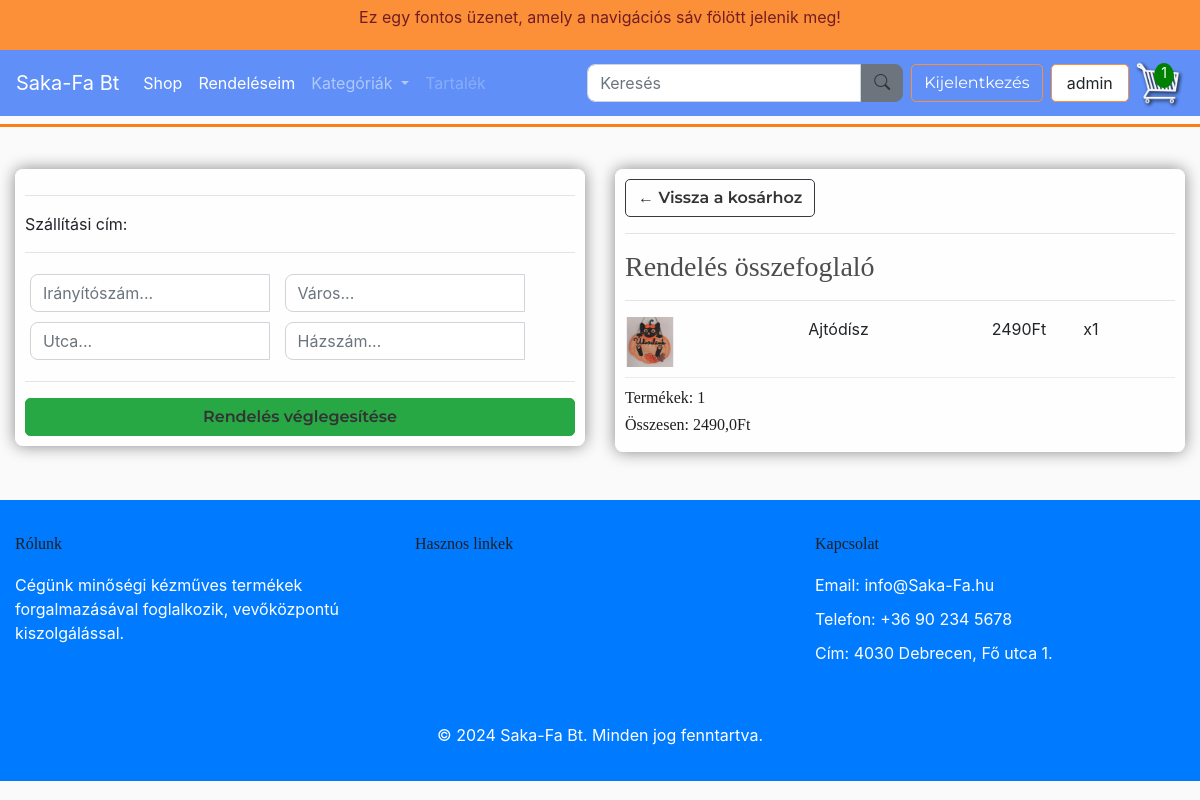
Before: /checkout/ (signed in) with the older database file.
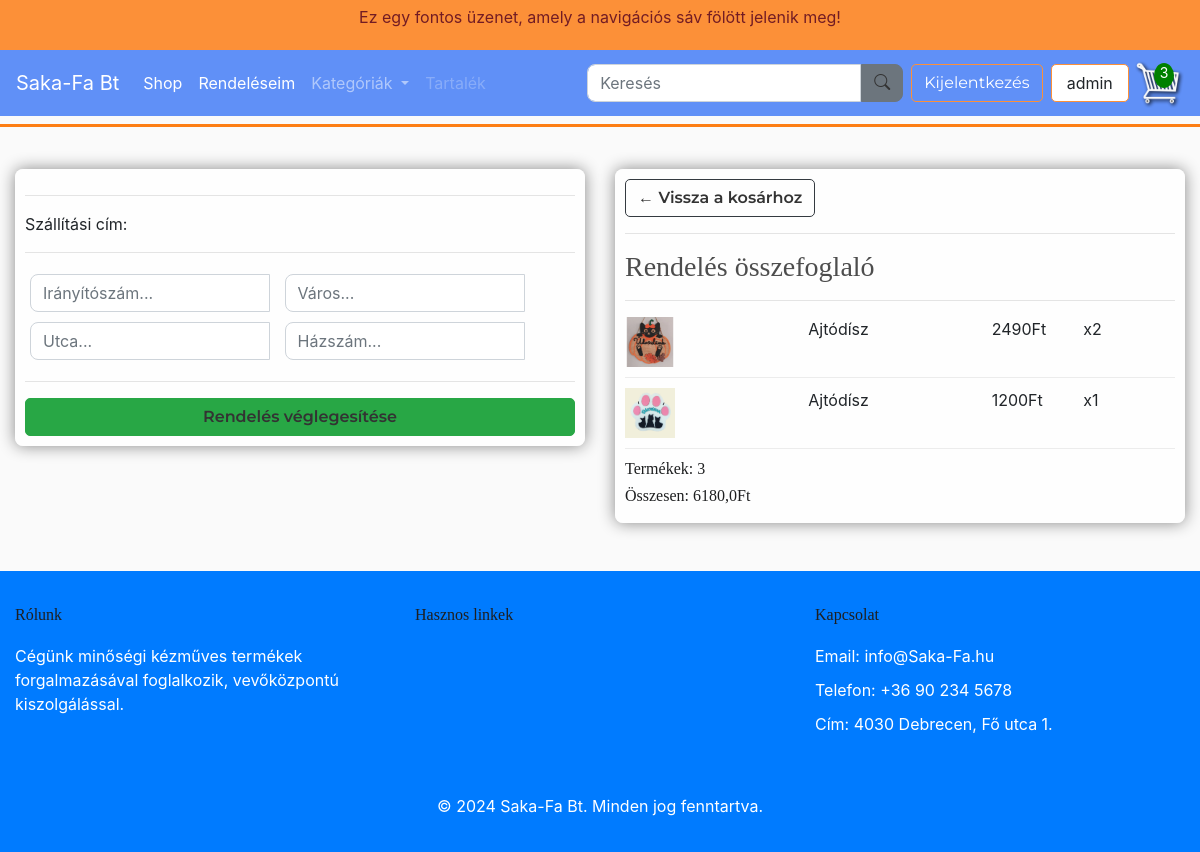
After: the same page with the newer database file.
### store/models.py (models this page shows, shortened)
class OrderItem(models.Model):
    product = models.ForeignKey(Product, on_delete=models.SET_NULL, null=True)
    order = models.ForeignKey(Order, on_delete=models.SET_NULL, null=True)
    quantity = models.IntegerField(default=0, null=True, blank=True)
    date_added = models.DateTimeField(auto_now_add=True)
    class Meta:
        verbose_name = "Rendelési tétel"
        verbose_name_plural = "Rendelési tételek"
    @property
    def get_total(self):
        if self.product and self.product.price is not None:
            return self.product.price * self.quantity
        return 0  # Visszatér 0, ha a termék nincs vagy a price null

class Product(models.Model):
    CATEGORY_CHOICES = [
        ('option1', 'FÁBÓL KÉSZÜLT'),
        ('option2', 'KÖTÖTT-HORGOLT'),
        ('option3', 'PÖTTYÖSCICA'),
        ('option4', 'TEXTIL'),
    ]
    name = models.CharField(max_length=200)
    price = models.FloatField()
    discount_percentage = models.FloatField(default=0)  # Kedvezmény százalék mező
    image = models.ImageField(null=True, blank=True)
    description = models.TextField(blank=True)
    category = models.CharField(max_length=10, choices=CATEGORY_CHOICES, default='option1')
    class Meta:
        verbose_name = "Termék"
        verbose_name_plural = "Termékek"
    @property
    def imageURL(self):
        try:
            url = self.image.url
        except:
            url = ''
        return url

class Order(models.Model):
    customer = models.ForeignKey(Customer, on_delete=models.SET_NULL, null=True, blank=True, verbose_name="Vásárló")
    date_order = models.DateTimeField(auto_now_add=True, verbose_name="Rendelés dátuma")
    complete = models.BooleanField(default=False, verbose_name="Befejezett")
    transaction_id = models.CharField(max_length=100, null=True, verbose_name="Tranzakció azonosító")
    discount_percentage = models.FloatField(default=0)
    class Meta:
        verbose_name = "Rendelés"
        verbose_name_plural = "Rendelések"
    @property
    def get_cart_total(self):
        orderitems = self.orderitem_set.all()
        total = sum([item.get_total for item in orderitems])
        return total
    @property
    def get_cart_items(self):
        orderitems = self.orderitem_set.all()
        total = sum([item.quantity for item in orderitems])
        return total

### store/views.py (the view)
# urls.py: path('checkout/', views.checkout, name="checkout"),
def checkout(request):
    data = cartData(request)
    context = {'items': data['items'], 'order': data['order'], 'cartItems': data['cartItems']}
    return render(request, 'store/checkout.html', context)

### store/views.py (called while the page is built)
def cartData(request):
    if request.user.is_authenticated:
        customer = request.user.customer
        orders = Order.objects.filter(customer=customer, complete=False)
        if orders.exists():
            order = orders.first()
            items = order.orderitem_set.all()
            cartItems = order.get_cart_items
        else:
            items = []
            cartItems = 0
            order = {'get_cart_total': 0, 'get_cart_items': 0}  # Üres kosár
    else:
        items = []
        cartItems = 0
        order = {'get_cart_total': 0, 'get_cart_items': 0}  # Üres kosár
    return {'cartItems': cartItems, 'order': order, 'items': items}

### store/templates/store/checkout.html (shortened to what this page needs)
{% extends 'store/main.html' %}
{% load static %}
{% block content %}
<div class="row">
    <div class="col-lg-6">
        <div class="box-element" id="form-wrapper">
            <form id="form">
                <div id="shipping-info">
                    <hr>
                    <p>Szállítási cím:</p>
                    <hr>
                    <div class="form-field">
                        <input required class="form-control" type="text" name="zipcode" placeholder="Irányítószám...">
                    </div>
                    <div class="form-field">
                        <input required class="form-control" type="text" name="city" placeholder="Város...">
                    </div>
                    <div class="form-field">
                        <input required class="form-control" type="text" name="address" placeholder="Utca...">
                    </div>
                    <div class="form-field">
                        <input required class="form-control" type="text" name="street_number" placeholder="Házszám...">
                    </div>
                </div>
                <hr>
                <input id="form-button" class="btn btn-success btn-block" type="submit" value="Rendelés véglegesítése">
            </form>
        </div>
    </div>
    <div class="col-lg-6">
        <div class="box-element">
            <a class="btn btn-outline-dark" href="{% url 'cart' %}">&#x2190; Vissza a kosárhoz</a>
            <hr>
            <h3>Rendelés összefoglaló</h3>
            <hr>
            {% for item in items %}
            <div class="cart-row">
                <div style="flex:2"><img class="row-image" src="{{item.product.imageURL}}"></div>
                <div style="flex:2"><p>{{item.product.name}}</p></div>
                <div style="flex:1"><p>{{item.product.price|floatformat:0}}Ft</p></div>
                <div style="flex:1"><p>x{{item.quantity}}</p></div>
            </div>
            {% endfor %}
            <h5>Termékek:   {{order.get_cart_items}}</h5>
            <h5>Összesen:   {{order.get_cart_total}}Ft</h5>
        </div>
    </div>
</div>
{% endblock content %}

### store/templates/store/main.html (shortened to what this page needs)
<!DOCTYPE html>
{% load static %}
<html lang="hu">
<head>
    <link href="https://cdnjs.cloudflare.com/ajax/libs/bootstrap-icons/1.10.0/font/bootstrap-icons.min.css" rel="stylesheet">
    <link rel="stylesheet" href="https://cdnjs.cloudflare.com/ajax/libs/font-awesome/6.0.0-beta3/css/all.min.css">
    <link rel="stylesheet" href="https://stackpath.bootstrapcdn.com/bootstrap/4.4.1/css/bootstrap.min.css">
    <link rel="stylesheet" type="text/css" href="{% static 'css/main.css' %}">
</head>
<body>
<div class="custom-banner">
    <p>Ez egy fontos üzenet, amely a navigációs sáv fölött jelenik meg!</p>
</div>
<nav class="navbar navbar-expand-lg navbar-dark bg-primary ">
    <a class="navbar-brand" href="{% url 'index' %}">Saka-Fa Bt</a>
    <div class="collapse navbar-collapse" id="navbarSupportedContent">
        <ul class="navbar-nav mr-auto">
            <li class="nav-item active">
                <a class="nav-link" href="{% url 'store' %}">Shop</a>
            </li>
            <li class="nav-item active">
                <a class="nav-link" href="{% url 'order_list' %}">Rendeléseim</a>
            </li>
            <li class="nav-item dropdown">
                <a class="nav-link dropdown-toggle" href="#" id="navbarDropdown" role="button" data-toggle="dropdown" aria-haspopup="true" aria-expanded="false">
                  Kategóriák
                </a>
              </li>
            <li class="nav-item">
                <a class="nav-link disabled" href="#">Tartalék</a>
            </li>
        </ul>
        <form class="d-flex align-items-center my-2 my-lg-0" method="GET" action="{% url 'search' %}">
            <input class="form-control mr-0" type="search" name="q" placeholder="Keresés" aria-label="Search">
            <button class="btn btn-secondary mr-2 custom-button" type="submit"><i class="bi bi-search" ></i></button>
        </form>
        <div class="form-inline my-2 my-lg-0">
            <div class="user-status" style="display: flex; align-items: center;">
                {% if user.is_authenticated %}
                    <form id="logout-form" method="POST" action="{% url 'logout' %}">
                        <button class="btn btn-outline-warning user-btn">Kijelentkezés</button>
                    </form>
                    <p class="user">{{ user.username }}</p>
                {% else %}
                    <a href="{% url 'login' %}" class="btn btn-outline-warning user-btn">Bejelentkezés</a>
                {% endif %}
            </div>
            {% if user.is_authenticated %}
            <div class="cart-container">
                <a href="{% url 'cart' %}" id="cart-icon-link">
                    <span id="cart-total">{{ cartItems }}</span>
                </a>
            </div>
            {% endif %}
        </div>
    </div>
</nav>
<div class="separator"></div>
<div class="container">
    <br>
    {% block content %}
    {% endblock content %}
</div>
<footer class="footer  text-white mt-5 py-4">
    <div class="container">
        <div class="row">
            <div class="col-lg-4 col-md-6 mb-4">
                <h5>Rólunk</h5>
                <p>Cégünk minőségi kézműves termékek forgalmazásával foglalkozik, vevőközpontú kiszolgálással.</p>
            </div>
            <div class="col-lg-4 col-md-6 mb-4">
                <h5>Hasznos linkek</h5>
            </div>
            <div class="col-lg-4 col-md-6 mb-4">
                <h5>Kapcsolat</h5>
                <p>Email: info@Saka-Fa.hu</p>
                <p>Telefon: +36 90 234 5678</p>
                <p>Cím: 4030 Debrecen, Fő utca 1.</p>
            </div>
        </div>
        <div class="text-center mt-4">
            <p>&copy; 2024 Saka-Fa Bt. Minden jog fenntartva.</p>
        </div>
    </div>
</footer>
</body>
</html>

Changed rows visible on the page:
removed OrderItem: product.imageURL (picture), product.name "Ajtódísz", product.price "2490", quantity "1"
added OrderItem: product.imageURL (picture), product.name "Ajtódísz", product.price "2490", quantity "2"
added OrderItem: product.imageURL (picture), product.name "Ajtódísz", product.price "1200", quantity "1"
computed for Order: get_cart_items "1" → "3"; get_cart_total "2490,0" → "6180,0"
Other visible differences:
{{ cartItems }}: "1" → "3"
